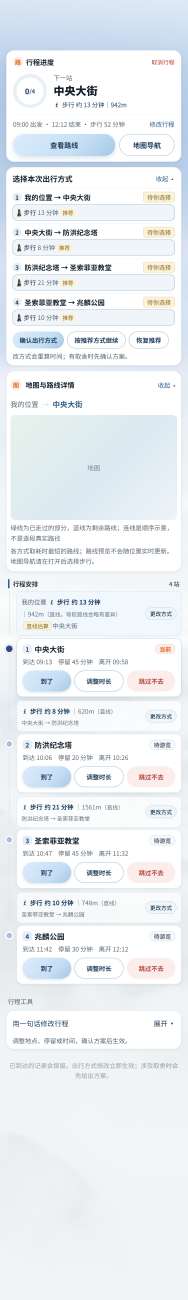
#> input picture zhiyou/design/preview/trip-full.png, 750 x 5200 px, found by its file name (shown at 1/4 size)
$ python make-sheet.py
#> lines starting #> are read from the running program, lines starting #| are printed output that depends on the picture
from PIL import Image

SRC = r'design\preview\trip-full.png'
OUT_LONG = r'design\preview\trip-page.png'
OUT_WRAP = r'design\preview\preview.png'

im = Image.open(SRC).convert('RGB')
#> im is the input picture: PIL image 750x5200 RGB; mean R, G, B 234.9, 239.2, 242.5
w, h = im.size
#> w = 750; h = 5200

# 1) 裁掉底部空白：背景是缓慢变化的渐变，用「与上方 60px 同列像素比」找内容末行
px = im.load()
bottom = h
#> bottom = 5200
for y in range(h - 6, 200, -1):
    hits = 0
    for x in range(12, w - 12, 12):
        r, g, b = px[x, y]
        r2, g2, b2 = px[x, max(0, y - 60)]
        if abs(r - r2) + abs(g - g2) + abs(b - b2) > 24:
            hits += 1
    if hits > 6:
        bottom = min(h, y + 90)
        break
im = im.crop((0, 0, w, bottom))
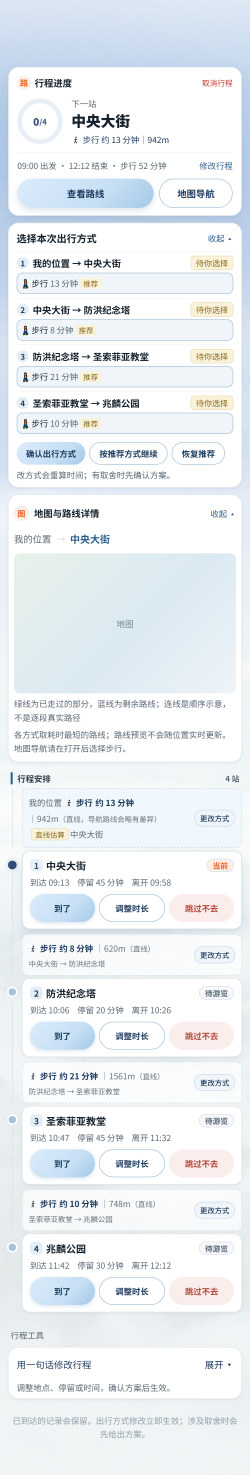
#> im: PIL image 750x4423 RGB (shown at 1/3 size); mean R, G, B 234, 238.5, 242.1
im.save(OUT_LONG)

# 2) 两列折行（长图在聊天/预览里更好读），与确认图的排版一致
gap = 40
margin = 32
half = min(im.height - 200, max(1200, int(im.height * 0.465)))
#> half = 2056
left = im.crop((0, 0, w, half))
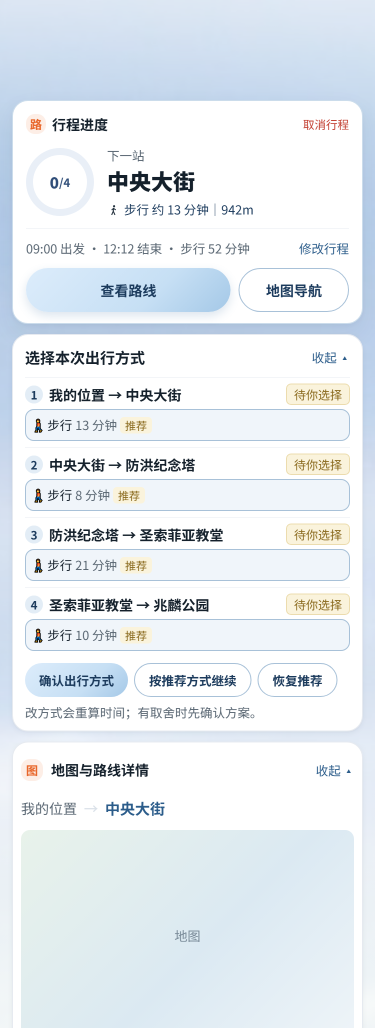
#> left: PIL image 750x2056 RGB (shown at 1/2 size); mean R, G, B 230, 236.3, 241.3
right = im.crop((0, half, w, im.height))
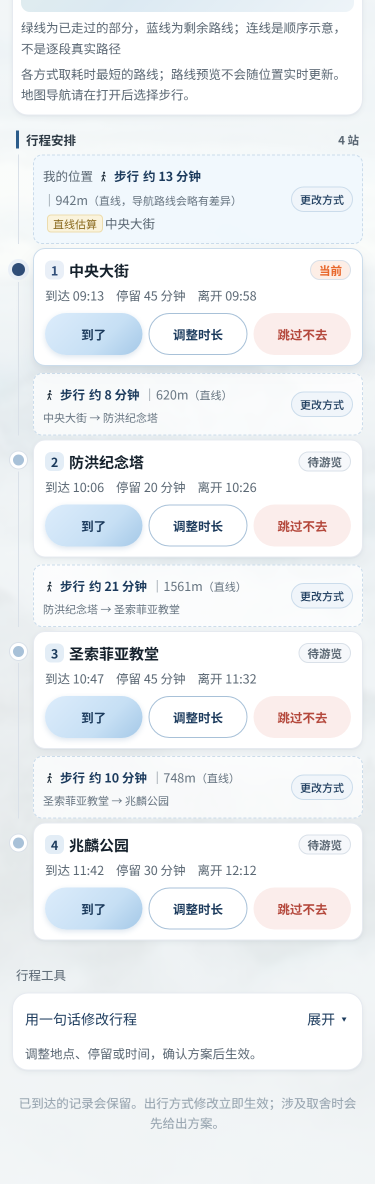
#> right: PIL image 750x2367 RGB (shown at 1/2 size); mean R, G, B 237.5, 240.4, 242.8
sheet_h = max(left.height, right.height) + margin * 2
#> sheet_h = 2431
sheet = Image.new('RGB', (margin * 2 + w * 2 + gap, sheet_h), (255, 255, 255))
#> sheet: PIL image 1604x2431 RGB; every value is 255
sheet.paste(left, (margin, margin))
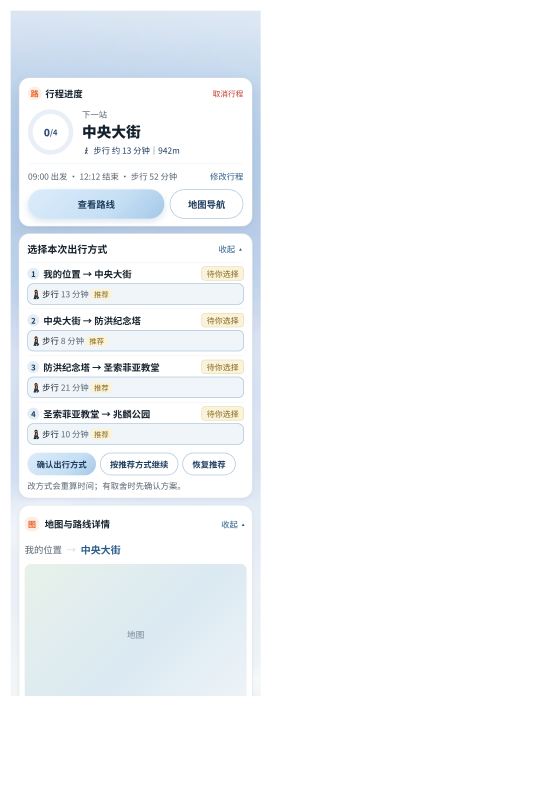
#> sheet: PIL image 1604x2431 RGB (shown at 1/3 size); mean R, G, B 245.1, 247.6, 249.6
sheet.paste(right, (margin + w + gap, margin))
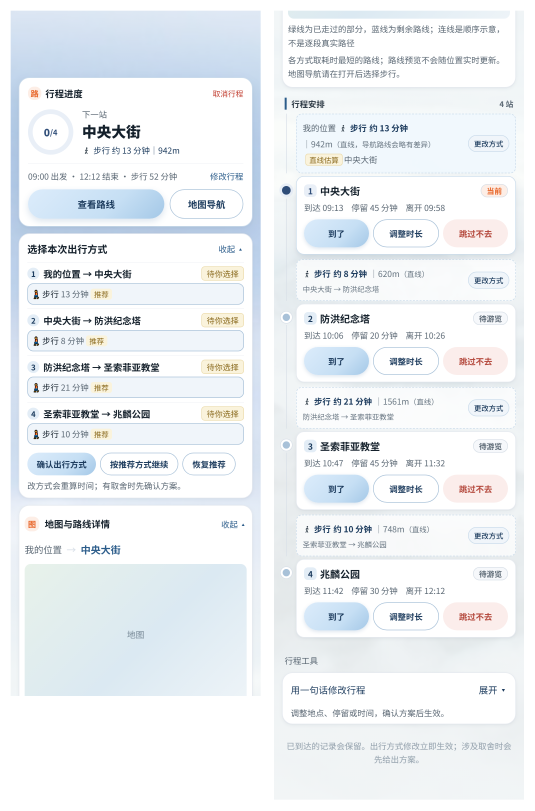
#> sheet: PIL image 1604x2431 RGB (shown at 1/3 size); mean R, G, B 237.1, 240.9, 244
sheet.save(OUT_WRAP)
print('long', im.size, '->', OUT_LONG)
#| long (750, 4423) -> design\preview\trip-page.png
print('wrap', sheet.size, '->', OUT_WRAP)
#| wrap (1604, 2431) -> design\preview\preview.png

$ run again, with zhiyou/design/preview/picker-3modes.png copied over zhiyou/design/preview/trip-full.png
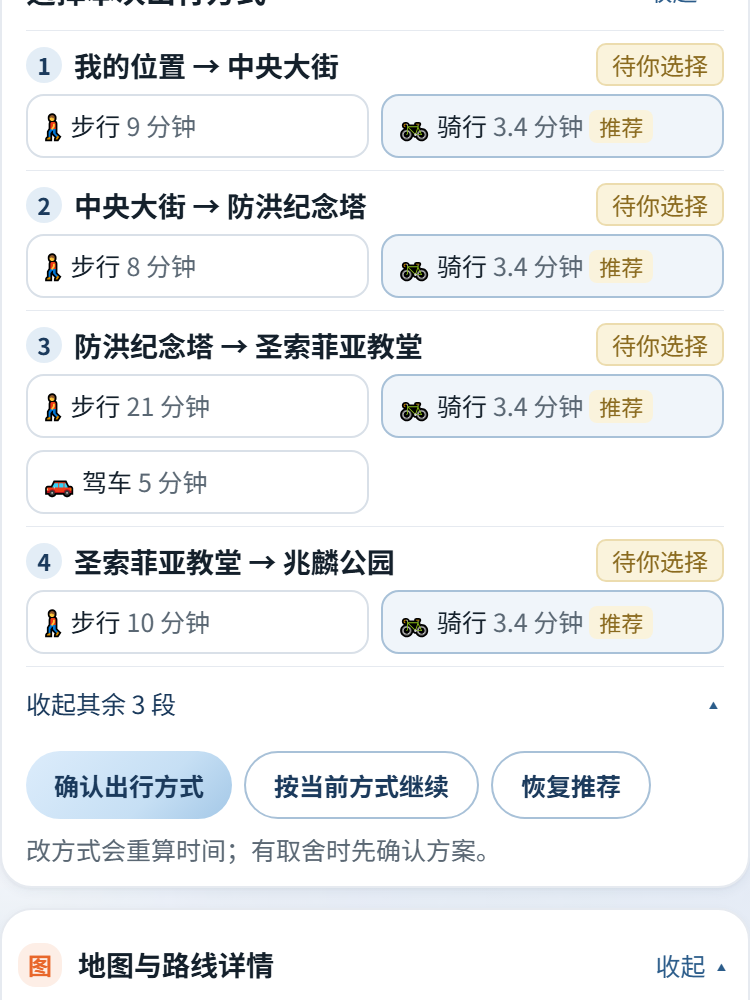
#> input picture zhiyou/design/preview/picker-3modes.png, 750 x 1000 px, found by its file name
#> im is the input picture: PIL image 750x1000 RGB; mean R, G, B 239.2, 240.8, 241.5
#> `right = im.crop((0, half, w, im.height))`:
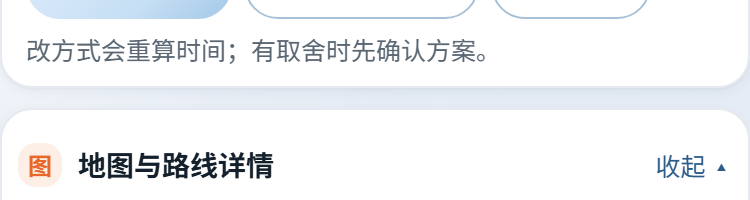
#> right: PIL image 750x200 RGB; mean R, G, B 241.7, 243.4, 245.4
#> `sheet.paste(right, (margin + w + gap, margin))`:
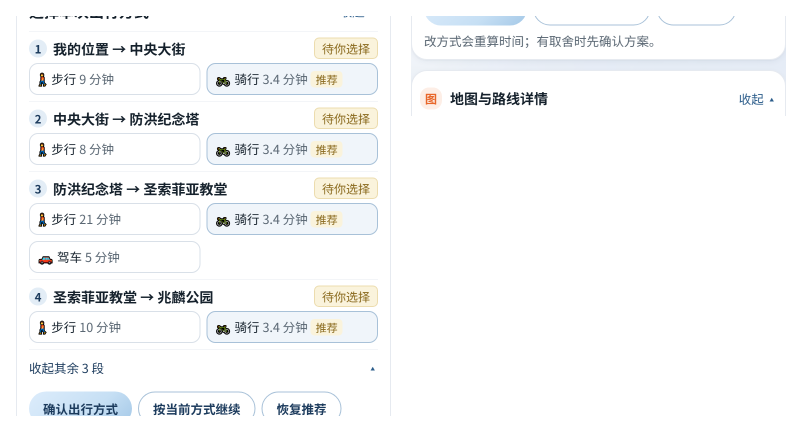
#> sheet: PIL image 1604x864 RGB (shown at 1/2 size); mean R, G, B 246.5, 247.3, 247.7
#| long (750, 1000) -> design\preview\trip-page.png
#| wrap (1604, 864) -> design\preview\preview.png

$ run again, with zhiyou/design/preview/planning-open.png copied over zhiyou/design/preview/trip-full.png
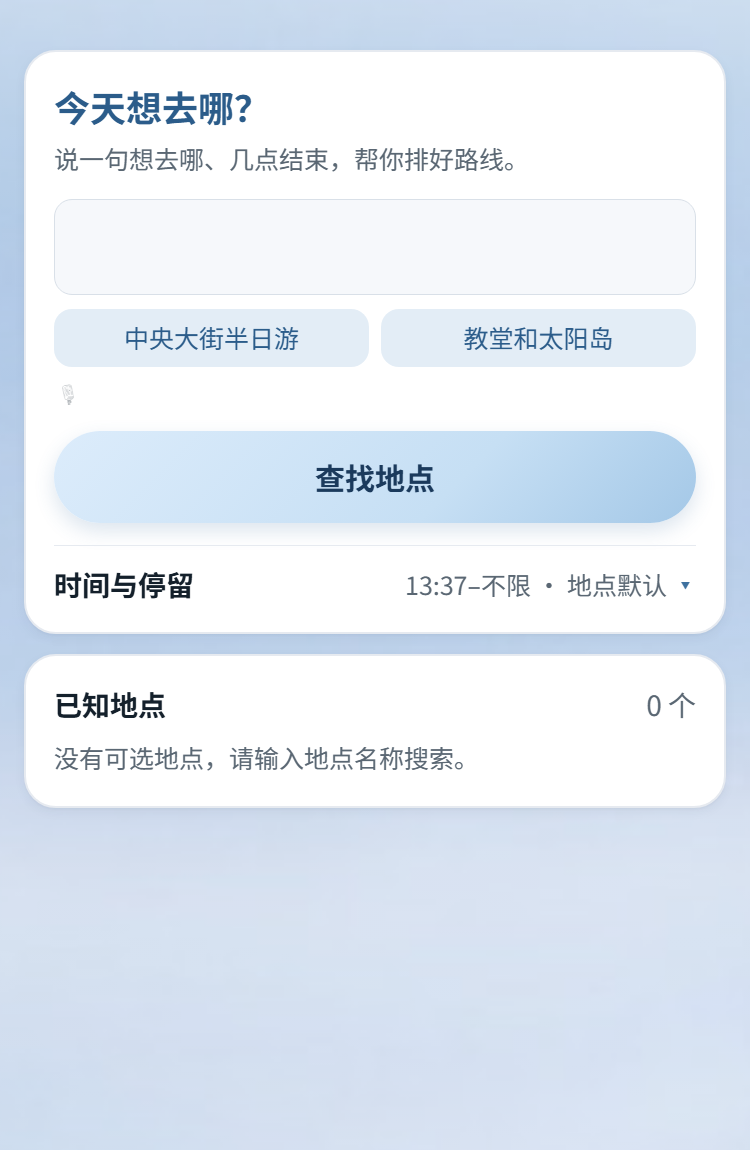
#> input picture zhiyou/design/preview/planning-open.png, 750 x 1150 px, found by its file name
#> im is the input picture: PIL image 750x1150 RGB; mean R, G, B 226.3, 234.3, 244
#> im: PIL image 750x963 RGB
#> `right = im.crop((0, half, w, im.height))`:
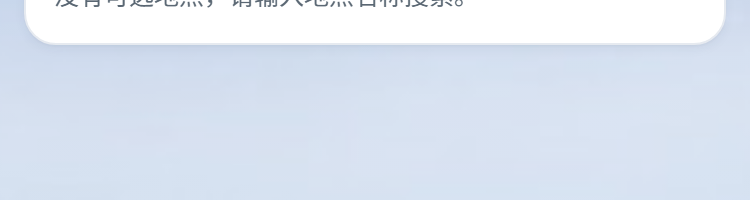
#> right: PIL image 750x200 RGB; mean R, G, B 221, 229.7, 242.3
#> `sheet.paste(right, (margin + w + gap, margin))`:
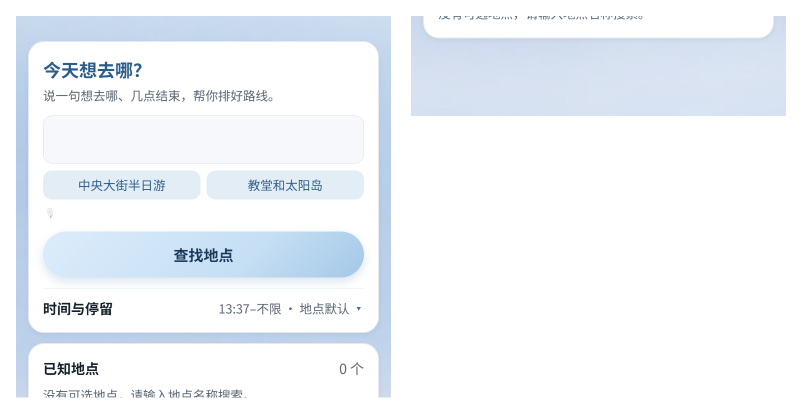
#> sheet: PIL image 1604x827 RGB (shown at 1/2 size); mean R, G, B 240.8, 244.8, 249.4
#| long (750, 963) -> design\preview\trip-page.png
#| wrap (1604, 827) -> design\preview\preview.png

$ run again, with zhiyou/design/preview/trip-screen-planning.png copied over zhiyou/design/preview/trip-full.png
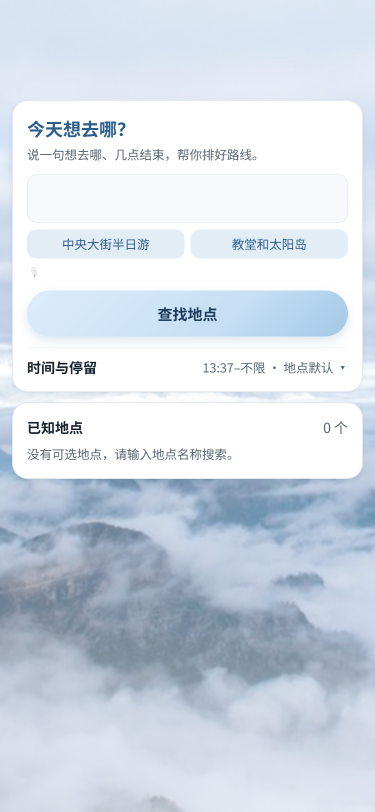
#> input picture zhiyou/design/preview/trip-screen-planning.png, 750 x 1624 px, found by its file name (shown at 1/2 size)
#> im is the input picture: PIL image 750x1624 RGB; mean R, G, B 210.3, 219.3, 230.3
#> `right = im.crop((0, half, w, im.height))`:
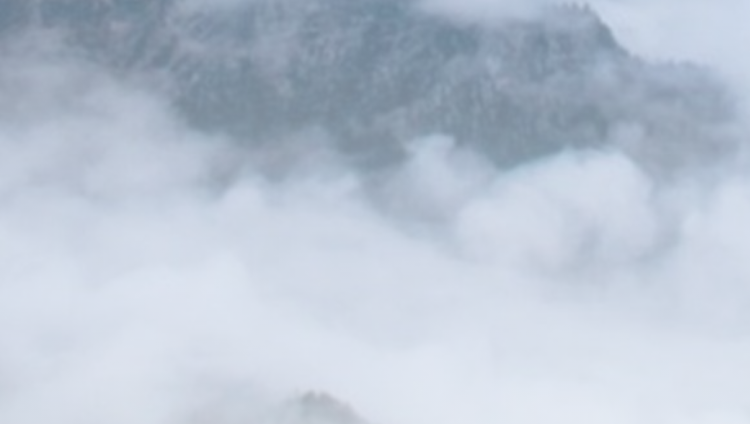
#> right: PIL image 750x424 RGB; mean R, G, B 185.1, 196, 210.7
#> `sheet.paste(right, (margin + w + gap, margin))`:
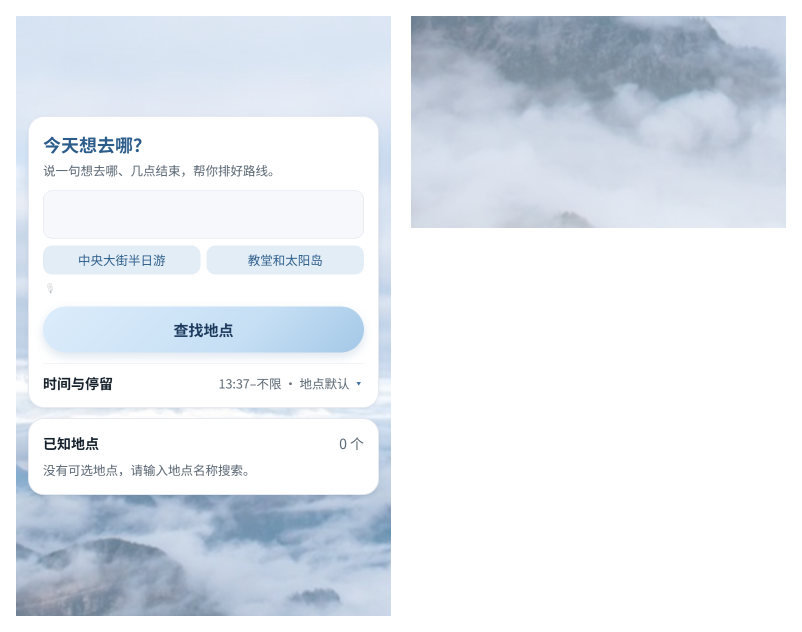
#> sheet: PIL image 1604x1264 RGB (shown at 1/2 size); mean R, G, B 228.1, 233.6, 240.1
#| long (750, 1624) -> design\preview\trip-page.png
#| wrap (1604, 1264) -> design\preview\preview.png
